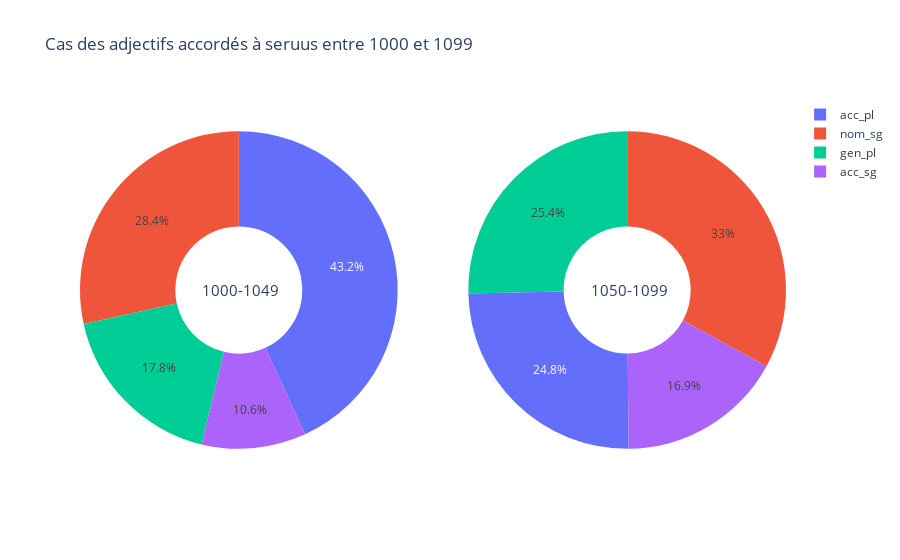

The cell this chart's notebook holds for it:
### Code cell
import plotly.graph_objects as go
from plotly.subplots import make_subplots

#labels=df_final_cas_800['Cas'].tolist()

fig = make_subplots(rows=1, cols=2, specs=[[{'type':'domain'}, {'type':'domain'}]])
fig.add_trace(go.Pie(labels=df_final_cas_1000["Cas"], values=df_final_cas_1000["Occ"], name="1000-1049"),
              1, 1)
fig.add_trace(go.Pie(labels=df_final_cas_1050['Cas'], values=df_final_cas_1050['Occ'], name="1050-1099"),
              1, 2)




fig.update_traces(hole=.4)

fig.update_layout(
    title_text="Cas des adjectifs accordés à seruus entre 1000 et 1099",
    annotations=[dict(text='1000-1049', x=0.17, y=0.5, font_size=15, showarrow=False),
                 dict(text='1050-1099', x=0.835, y=0.5, font_size=15, showarrow=False)])
    
fig.show()

### Figure 1 — Plotly figure (JSON) as saved in the notebook; plotly's stock layout.template omitted (floating-point values rounded to 4 significant figures)
{"data": [{"domain": {"x": [0, 0.45], "y": [0, 1]}, "hole": 0.4, "labels": ["acc_pl", "acc_sg", "gen_pl", "nom_sg"], "name": "1000-1049", "type": "pie", "values": [126, 31, 52, 83]}, {"domain": {"x": [0.55, 1], "y": [0, 1]}, "hole": 0.4, "labels": ["acc_pl", "acc_sg", "gen_pl", "nom_sg"], "name": "1050-1099", "type": "pie", "values": [88, 60, 90, 117]}], "layout": {"annotations": [{"font": {"size": 15}, "showarrow": false, "text": "1000-1049", "x": 0.17, "y": 0.5}, {"font": {"size": 15}, "showarrow": false, "text": "1050-1099", "x": 0.835, "y": 0.5}], "title": {"text": "Cas des adjectifs accordés à seruus entre 1000 et 1099"}}}
